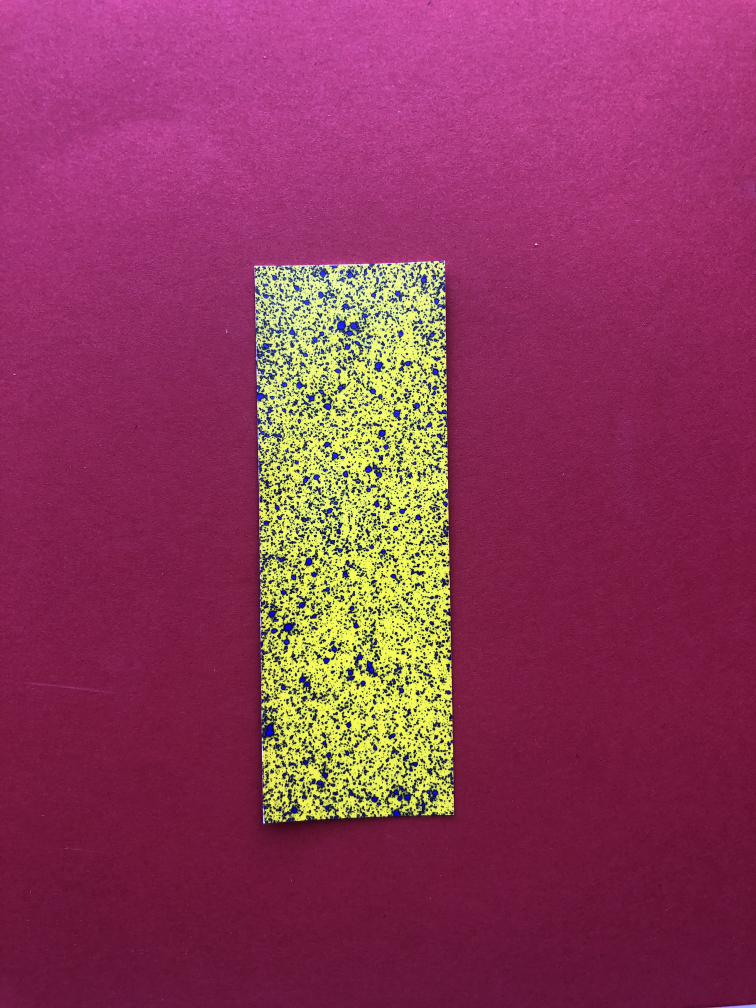
#> input picture data/real_dataset/raw/image/1_Z2.jpg, 3024 x 4032 px, given in place of 2_V1_A3.jpg, which was not available (shown at 1/4 size)
$ python ale.py
#> lines starting #> are read from the running program, lines starting #| are printed output that depends on the picture; after the words box and inside, x2 and y2 are one past the last pixel; in counts of white or black regions, pixels touching at a corner belong together; pictures that were not available may be replaced by others from this repository, and a replacement may not be noted
import cv2
import numpy as np
import matplotlib.pyplot as plt

def createCountournImage(imagePath):
#> called with imagePath = 'images\\inesc_dataset\\2_V1_A3.jpg'
    image = cv2.imread(imagePath)
#> image is the input picture: shape (4032, 3024, 3); mean B, G, R 89.7, 57.2, 142.5

    # Convert the image from BGR to RGB
    image_rgb = cv2.cvtColor(image, cv2.COLOR_BGR2RGB)

    # Calculate histogram of the image
    histogram = cv2.calcHist([image_rgb], [0, 1, 2], None, [256, 256, 256], [0, 256, 0, 256, 0, 256])

    # Find the most present color
    max_count = np.amax(histogram)
#> max_count = 62307
    most_present_color = np.unravel_index(np.argmax(histogram), histogram.shape)
#> most_present_color = (110, 23, 58)

    # Convert the color to uint8
    most_present_color = tuple(int(c) for c in most_present_color)

    # Define upper and lower bounds for colors to be removed
    tolerance = 100  # Adjust this value to include similar shades of the color
    lower_bound = np.array([max(0, c - tolerance) for c in most_present_color])
#> lower_bound = [10, 0, 0]
    upper_bound = np.array([min(255, c + tolerance) for c in most_present_color])
#> upper_bound = [210, 123, 158]

    # Set pixels with colors near the most present color to white
    mask = cv2.inRange(image_rgb, lower_bound, upper_bound)
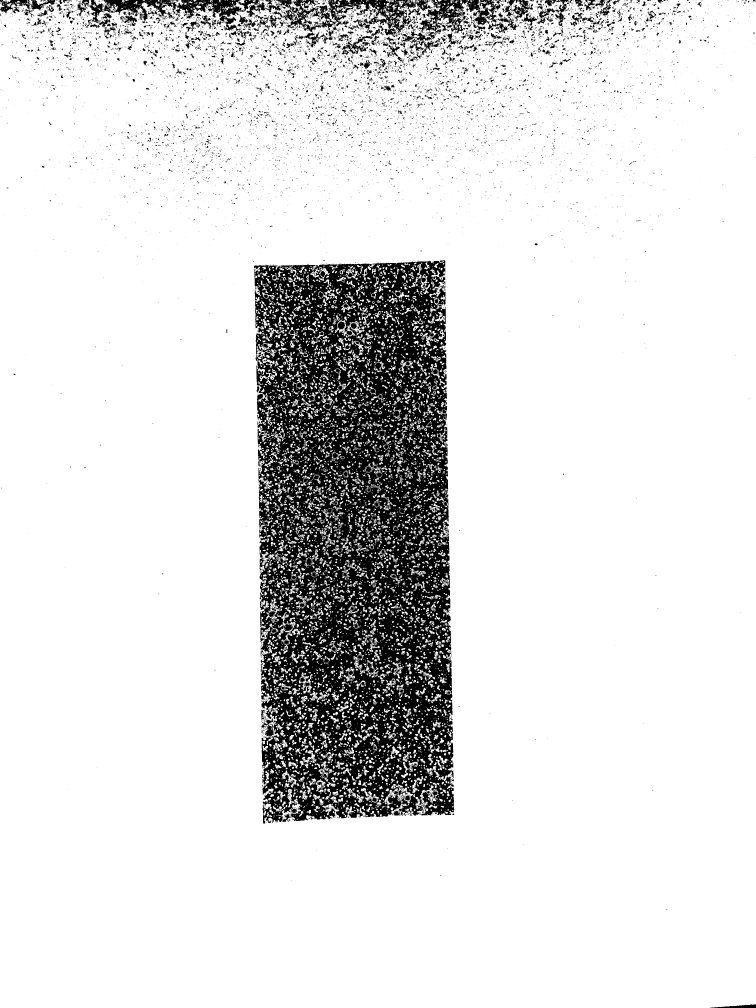
#> mask: shape (4032, 3024) (shown at 1/4 size); 87.7% white; 18266 black regions (17121 under 20 px), largest, box (x1, y1, x2, y2) and area: (1016, 1041, 1817, 3294) 1261734, (1060, 0, 1723, 190) 33942, (414, 0, 1064, 124) 25207
    result = cv2.bitwise_and(image_rgb, image_rgb, mask=cv2.bitwise_not(mask))

    # Convert the result image to grayscale
    gray = cv2.cvtColor(result, cv2.COLOR_RGB2GRAY)

    # Threshold the grayscale image
    ret, thresh = cv2.threshold(gray, 1, 255, cv2.THRESH_BINARY)
#> thresh: shape (4032, 3024); 12.3% white; 18338 white regions (17192 under 20 px)

    # Find contours in the thresholded image
    contours, hierarchy = cv2.findContours(thresh, cv2.RETR_EXTERNAL, cv2.CHAIN_APPROX_SIMPLE)
#> contours = 13029 contours, 12405 with area under 20; largest, box (x1, y1, x2, y2) and area: (1016, 1041, 1817, 3294) 1642988, (1060, 0, 1723, 190) 40686, (414, 0, 1064, 124) 26255, (1675, 0, 2076, 144) 22846, (0, 0, 123, 55) 3154

    # Sort contours by area in descending order
    contours = sorted(contours, key=cv2.contourArea, reverse=True)

    # Create a black background image
    black_background = np.zeros_like(image_rgb)

    # Draw the biggest contour on the black background image
    x, y, w, h = cv2.boundingRect(contours[0])
#> x = 1016; y = 1041; w = 801; h = 2253
    cv2.rectangle(black_background, (x, y), (x + w, y + h), (255, 255, 255), 2)
#> black_background: shape (4032, 3024, 3); 0.15% white; 1 white region, box (x1, y1, x2, y2) and area: (1015, 1040, 1819, 3296) 18320

    # Plotting
    fig, axs = plt.subplots(1, 2, figsize=(10, 5))

    # Initial image on the left
    axs[0].imshow(image_rgb)
    axs[0].set_title('Initial Image')
    axs[0].axis('off')

    # Image with rectangle outline on the right
    axs[1].imshow(black_background)
    axs[1].set_title('Initial Image with Rectangle Outline')
    axs[1].axis('off')

    plt.show()

createCountournImage("images\\inesc_dataset\\2_V1_A3.jpg")
createCountournImage("images\\inesc_dataset\\2_V1_A1.jpg")
#> call 2 of createCountournImage, with imagePath = 'images\\inesc_dataset\\2_V1_A1.jpg'
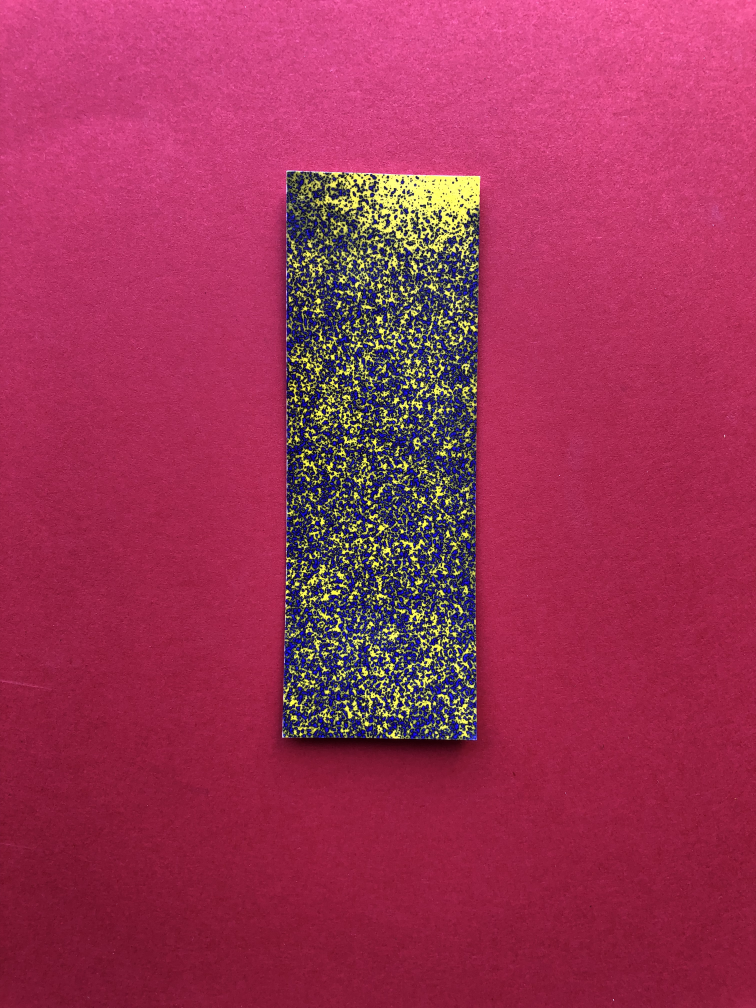
#> input picture data/real_dataset/raw/image/2_V1_A1.jpg, 3024 x 4032 px, found by its file name (shown at 1/4 size)
#> in createCountournImage, image is the input picture: shape (4032, 3024, 3); mean B, G, R 85.4, 50, 159.5
#> in createCountournImage (call 2), `max_count = np.amax(histogram)`: max_count = 40346
#> in createCountournImage (call 2), `most_present_color = np.unravel_index(np.argmax(histogram), histogram...`: most_present_color = (140, 27, 57)
#> in createCountournImage (call 2), `lower_bound = np.array([max(0, c - tolerance) for c in most_present_co..`: lower_bound = [40, 0, 0]
#> in createCountournImage (call 2), `upper_bound = np.array([min(255, c + tolerance) for c in most_present_..`: upper_bound = [240, 127, 157]
#> in createCountournImage (call 2), `mask = cv2.inRange(image_rgb, lower_bound, upper_bound)`: mask: shape (4032, 3024); 88.3% white; 11224 black regions (10394 under 20 px), largest, box (x1, y1, x2, y2) and area: (1129, 680, 1923, 2976) 1309941, (2778, 0, 3024, 117) 9900, (2484, 0, 2602, 83) 4011
#> in createCountournImage (call 2), `ret, thresh = cv2.threshold(gray, 1, 255, cv2.THRESH_BINARY)`:
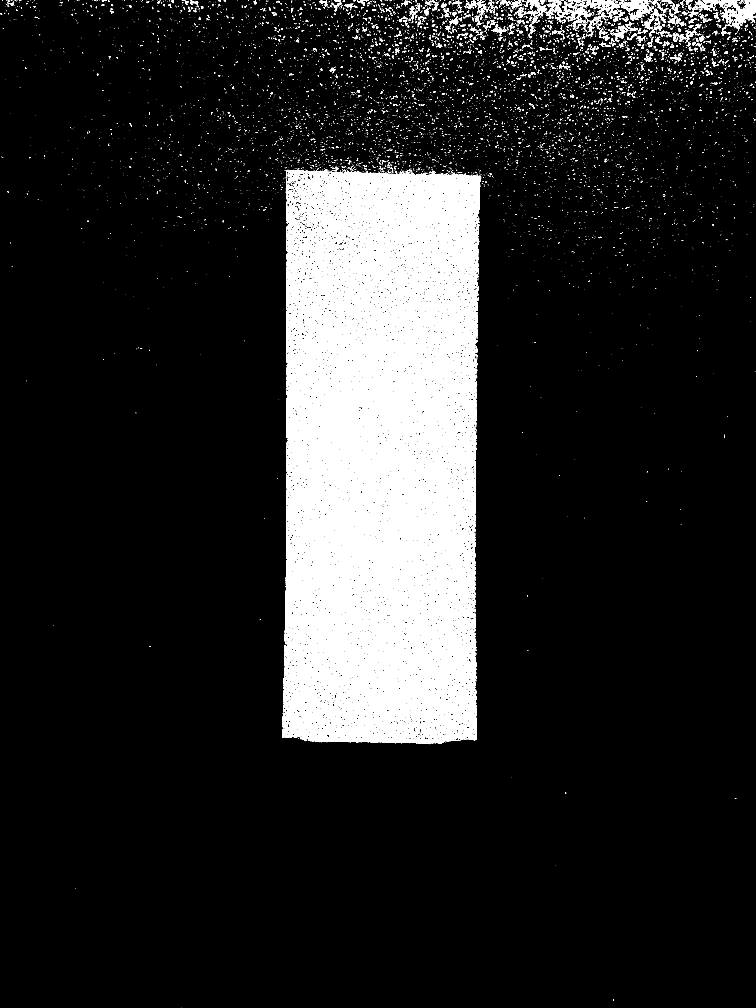
#> thresh: shape (4032, 3024) (shown at 1/4 size); 11.6% white; 11234 white regions (10404 under 20 px)
#> in createCountournImage (call 2), `contours, hierarchy = cv2.findContours(thresh, cv2.RETR_EXTERNAL, cv2...`: contours = 9908 contours, 9444 with area under 20; largest, box (x1, y1, x2, y2) and area: (1129, 680, 1923, 2976) 1715798, (2778, 0, 3024, 117) 9766, (2484, 0, 2602, 83) 4405, (2329, 0, 2479, 88) 3564, (2187, 0, 2301, 88) 2504
#> in createCountournImage (call 2), `x, y, w, h = cv2.boundingRect(contours[0])`: x = 1129; y = 680; w = 794; h = 2296
#> in createCountournImage (call 2), `cv2.rectangle(black_background, (x, y), (x + w, y + h), (255, 255, 255..`: black_background: shape (4032, 3024, 3); 0.15% white; 1 white region, box (x1, y1, x2, y2) and area: (1128, 679, 1925, 2978) 18536
createCountournImage("images\\inesc_dataset\\2_V1_A2.jpg")
#> call 3 of createCountournImage, with imagePath = 'images\\inesc_dataset\\2_V1_A2.jpg'
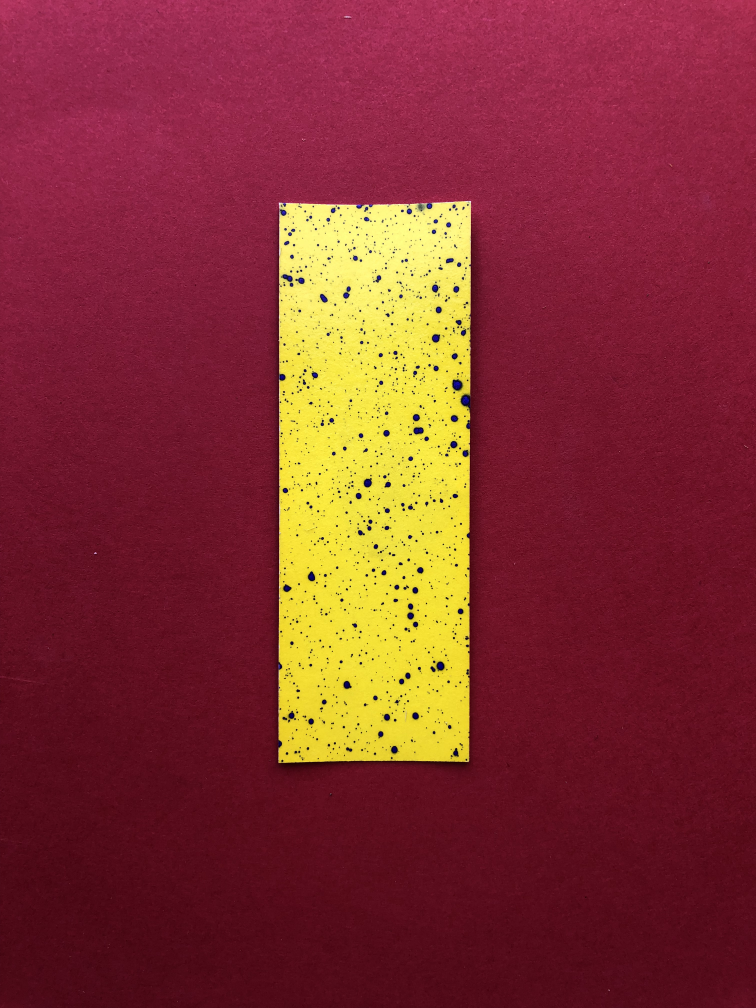
#> input picture data/real_dataset/raw/image/4_Z2.jpg, 3024 x 4032 px, given in place of 2_V1_A2.jpg, which was not available (shown at 1/4 size)
#> in createCountournImage, image is the input picture: shape (4032, 3024, 3); mean B, G, R 49.5, 50.4, 131.3
#> in createCountournImage (call 3), `max_count = np.amax(histogram)`: max_count = 93220
#> in createCountournImage (call 3), `most_present_color = np.unravel_index(np.argmax(histogram), histogram...`: most_present_color = (85, 11, 26)
#> in createCountournImage (call 3), `lower_bound = np.array([max(0, c - tolerance) for c in most_present_co..`: lower_bound = [0, 0, 0]
#> in createCountournImage (call 3), `upper_bound = np.array([min(255, c + tolerance) for c in most_present_..`: upper_bound = [185, 111, 126]
#> in createCountournImage (call 3), `mask = cv2.inRange(image_rgb, lower_bound, upper_bound)`: mask: shape (4032, 3024); 86.5% white; 2578 black regions (2466 under 20 px), largest, box (x1, y1, x2, y2) and area: (1113, 803, 1885, 3052) 1627099, (1852, 1587, 1874, 1610) 286, (1816, 1528, 1841, 1545) 269
#> in createCountournImage (call 3), `ret, thresh = cv2.threshold(gray, 1, 255, cv2.THRESH_BINARY)`:
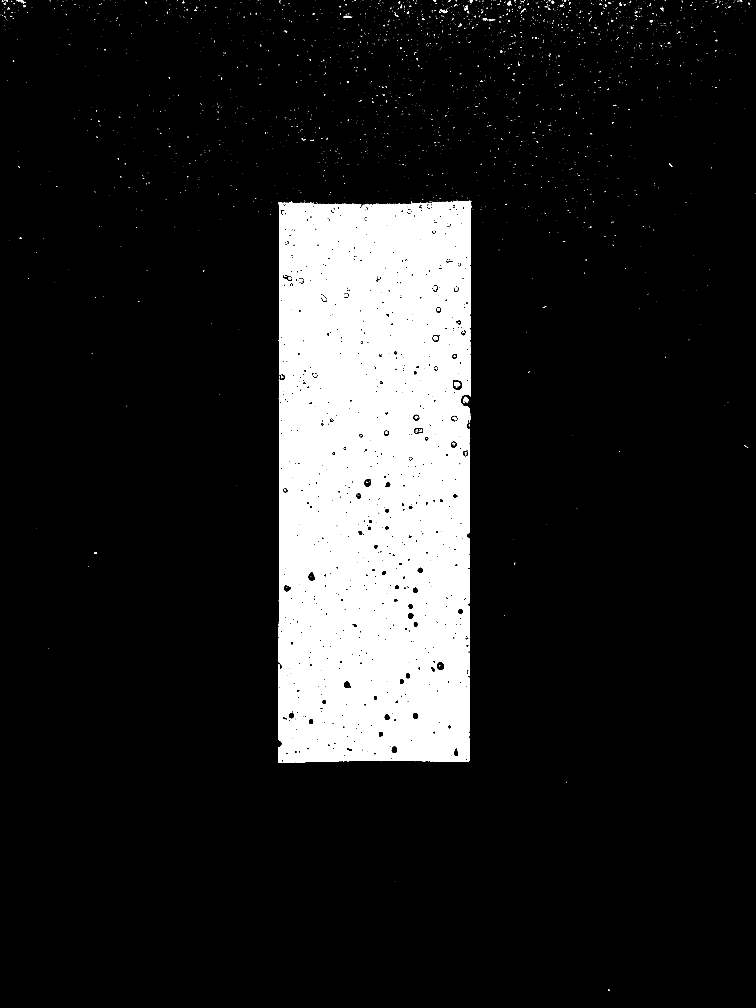
#> thresh: shape (4032, 3024) (shown at 1/4 size); 13.5% white; 2578 white regions (2466 under 20 px)
#> in createCountournImage (call 3), `contours, hierarchy = cv2.findContours(thresh, cv2.RETR_EXTERNAL, cv2...`: contours = 2445 contours, 2407 with area under 20; largest, box (x1, y1, x2, y2) and area: (1113, 803, 1885, 3052) 1697214, (1852, 1587, 1874, 1610) 230, (1374, 63, 1407, 71) 142, (1711, 817, 1726, 832) 139, (2028, 3, 2044, 22) 136
#> in createCountournImage (call 3), `x, y, w, h = cv2.boundingRect(contours[0])`: x = 1113; y = 803; w = 772; h = 2249
#> in createCountournImage (call 3), `cv2.rectangle(black_background, (x, y), (x + w, y + h), (255, 255, 255..`:
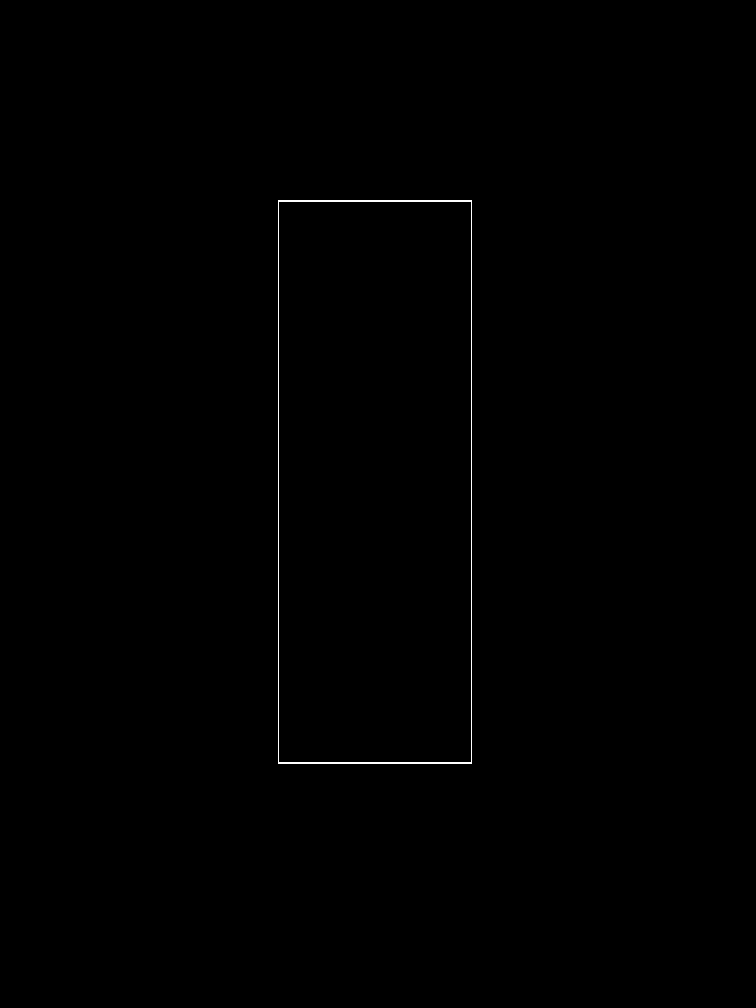
#> black_background: shape (4032, 3024, 3) (shown at 1/4 size); 0.15% white; 1 white region, box (x1, y1, x2, y2) and area: (1112, 802, 1887, 3054) 18122
